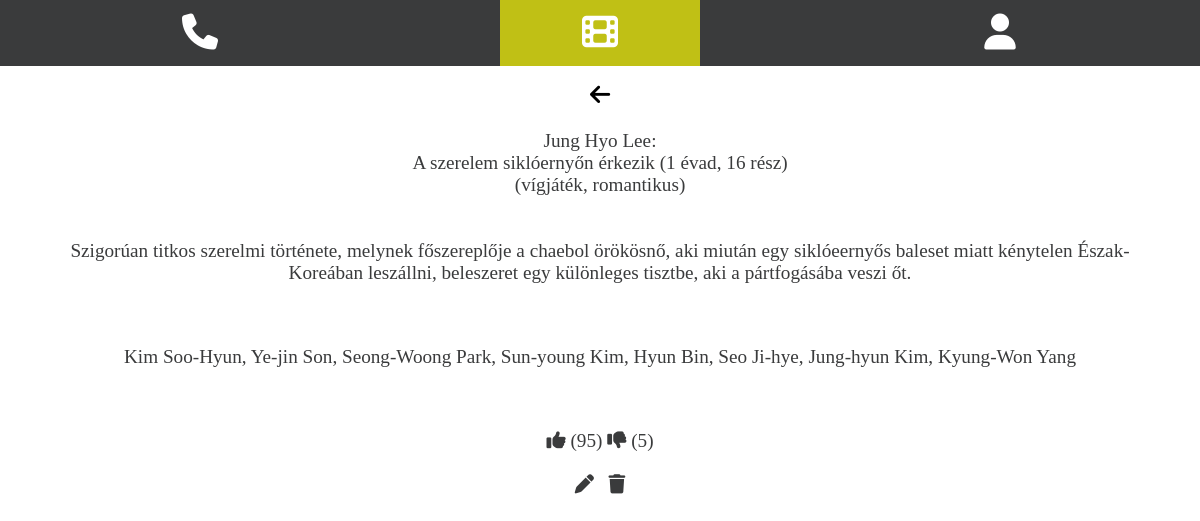
Screenshot of /detailform.php?id=2&typeof=series with the database file from the repository.
### tables this page shows
CREATE TABLE `sorozatok` (
  `id` int(255) NOT NULL,
  `cim` varchar(255) DEFAULT NULL,
  `leiras` varchar(9999) DEFAULT NULL,
  `rendezo` varchar(255) DEFAULT NULL,
  `szineszek` varchar(999) DEFAULT NULL,
  `mufaj` varchar(255) DEFAULT NULL,
  `megjelenes_eve` int(11) DEFAULT NULL,
  `evadok` int(11) DEFAULT NULL,
  `reszek` int(11) DEFAULT NULL,
  `ertekeles_pozitiv` int(11) DEFAULT NULL,
  `ertekeles_negativ` int(11) DEFAULT NULL
);

### detailform.php (the view, shortened to what this page needs)
<!DOCTYPE html>
<html lang="hu">
<head>
    <link rel="stylesheet" href="./CSS/main.css">
    <link rel="stylesheet" href="./CSS/szoveg.css">
    <link rel="stylesheet" href="./CSS/anim.css">
    <link rel="stylesheet" href="./CSS/iconbar.css">
    <link rel="stylesheet" href="./CSS/login.css">
    <link rel="stylesheet" href="./CSS/table.css">
    <link rel="stylesheet" href="./CSS/buttons.css">
    <link href="./assets/css/fontawesome.css" rel="stylesheet">
    <link href="./assets/css/solid.css" rel="stylesheet">
</head>
<body>
    <div class="icon-bar">
        <a class="inactive" href="elerhetoseg.php"><i class="fa-solid fa-phone"></i></a>
        <a class="active" href="filmek.php"><i class="fa-solid fa-film"></i></a>
        <?php
            if (isset($_SESSION["id"])) {
                echo "<a class='inactive' href='user.php'><i class='fa-solid fa-user'></i></a>";
            } else {
                echo "<a class='inactive' href='login.php'><i class='fa-solid fa-user'></i></a>";
            }
        ?>
    </div>
    <section id="filmsection" class="filmwrap">
        <br>
        <button id="backbtn" onclick="window.location.href='filmek.php'"><i class="fa-solid fa-arrow-left"></i></button>
        <?php
            require_once 'dbh.inc.php';
            $id_actualFilm = $_GET['id'];
            $type = $_GET['typeof'];
            $getFilm = "SELECT * FROM filmek WHERE id = " . $id_actualFilm;
            $getSeries = "SELECT * FROM sorozatok WHERE id = " . $id_actualFilm;
            $result_film = $conn->query($getFilm);
            $result_series = $conn->query($getSeries);
            if ($type == "movie") {
                while ($film = $result_film->fetch_assoc()) {
                    echo '<br>';
                    echo '<span class="nev">' . $film["rendezo"] . ': <br>' . $film["cim"] . ' (' . $film["megjelenes_eve"] . ') <br> ('. $film["mufaj"] .') </span>';
                    echo '<br> <br> <br>';
                    echo '<p class="desc">' . $film["leiras"] . '</p>';
                    echo '<br>';
                    echo '<p class="desc">' . $film["szineszek"] . '</p>';
                    echo '<br>';
                    echo '<p class="filmlength"> Hossz: <br>' . $film["jatekido"] . ' p </p>';
                    echo '<br>';
                    echo '&nbsp;&nbsp;<i class="fa-solid fa-thumbs-up" onclick="window.location=\'positive_film.inc.php?id=' . $_GET['id'] . '\'"></i> (' . $film["ertekeles_pozitiv"] . ') ' . '<i class="fa-solid fa-thumbs-down" onclick="window.location=\'negative_film.inc.php?id=' . $_GET['id'] . '\'"></i> (' . $film["ertekeles_negativ"] . ')';
                    echo '<br>';
                    echo '<br>';
                    if (isset($_SESSION["id"])) {
                        echo '<i class="fa-solid fa-pen" onclick="window.location=\'edit_film.inc.php?id=' . $_GET['id'] . '\'"></i>&nbsp;&nbsp;&nbsp;<i class="fa-solid fa-trash" onclick="window.location=\'delete_film.inc.php?id=' . $_GET['id'] . '\'"></i>';
                    } else {
                        echo "<i class='fa-solid fa-pen' onclick='window.location=\"login.php\"'></i>&nbsp;&nbsp;&nbsp;<i class='fa-solid fa-trash' onclick='window.location=\"login.php\"'></i>";
                    }
                }
            } else if ($type == "series") {
                while ($series = $result_series->fetch_assoc()) {
                    echo '<br>';
                    echo '<span class="nev">'  . $series["rendezo"] . ': <br>' . $series["cim"] . ' (' . $series["evadok"] . ' évad, ' . $series["reszek"] . ' rész) <br> ('. $series["mufaj"] .') </span>';
                    echo '<br> <br> <br>';
                    echo '<p class="desc">' . $series["leiras"] . '</p>';
                    echo '<br>';
                    echo '<p class="desc">' . $series["szineszek"] . '</p>';
                    echo '<br>';
                    echo '<i class="fa-solid fa-thumbs-up" onclick="window.location=\'positive_series.inc.php?id=' . $_GET['id'] . '\'"></i> (' . $series["ertekeles_pozitiv"] . ') ' . '<i class="fa-solid fa-thumbs-down" onclick="window.location=\'negative_series.inc.php?id=' . $_GET['id'] . '\'"></i> (' . $series["ertekeles_negativ"] . ')';
                    echo '<br>';
                    echo '<br>';
                    if (isset($_SESSION["id"])) {
                        echo '<i class="fa-solid fa-pen" onclick="window.location=\'edit_series.inc.php?id=' . $_GET['id'] . '\'"></i>&nbsp;&nbsp;&nbsp;<i class="fa-solid fa-trash" onclick="window.location=\'delete_series.inc.php?id=' . $_GET['id'] . '\'"></i>';
                    } else {
                        echo "<i class='fa-solid fa-pen' onclick='window.location=\"login.php\"'></i>&nbsp;&nbsp;&nbsp;<i class='fa-solid fa-trash' onclick='window.location=\"login.php\"'></i>";
                    }
                }
            }
        ?>
    </section>
</body>
</html>

### CSS/main.css (style rules this page uses)
body { background-color: white; color: #3A3B3C; font-size: larger; animation: fadeIn 1s; transition: height .2s ease; }
* { margin: 0; padding: 0; box-sizing: border-box; }

### CSS/table.css (style rules this page uses)
#filmsection { text-align: center; padding-left: 50px; padding-right: 50px; }
#filmsection p { padding-bottom: 40px; animation: fadeIn 1s; transition: height .2s ease; }

### CSS/buttons.css (style rules this page uses)
#addbtn, #backbtn { background: transparent; outline: none; border: none; font-size: larger; padding-top: 15px; transform: translateY(-50%); animation: fadeIn 1s; transition: height .2s ease; }

### assets/css/solid.css (style rules this page uses)
:root, :host { --fa-style-family-classic: 'Font Awesome 6 Free'; --fa-font-solid: normal 900 1em/1 'Font Awesome 6 Free'; }
.fas, .fa-solid { font-weight: 900; }

### rows the page displays
sorozatok: rendezo "Jung Hyo Lee", cim "A szerelem siklóernyőn érkezik", evadok "1", reszek "16", mufaj "vígjáték, romantikus", leiras "Szigorúan titkos szerelmi története, melynek főszereplője a chaebol örökösnő, aki miután egy siklóeernyős baleset miatt kénytelen Észak-Koreában leszállni, beleszeret egy különleges tisztbe, aki a pártfogásába veszi őt.", szineszek "Kim Soo-Hyun, Ye-jin Son, Seong-Woong Park, Sun-young Kim, Hyun Bin, Seo Ji-hye, Jung-hyun Kim, Kyung-Won Yang", ertekeles_pozitiv "95", ertekeles_negativ "5"
